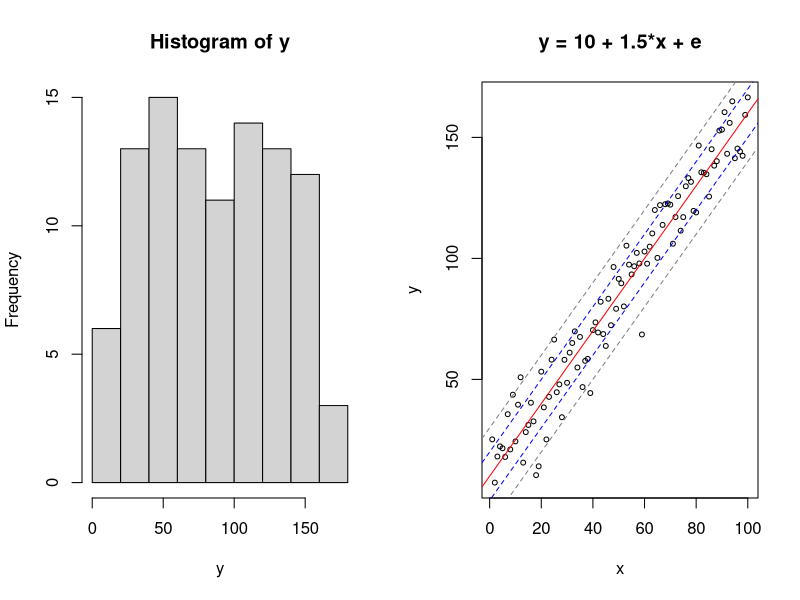
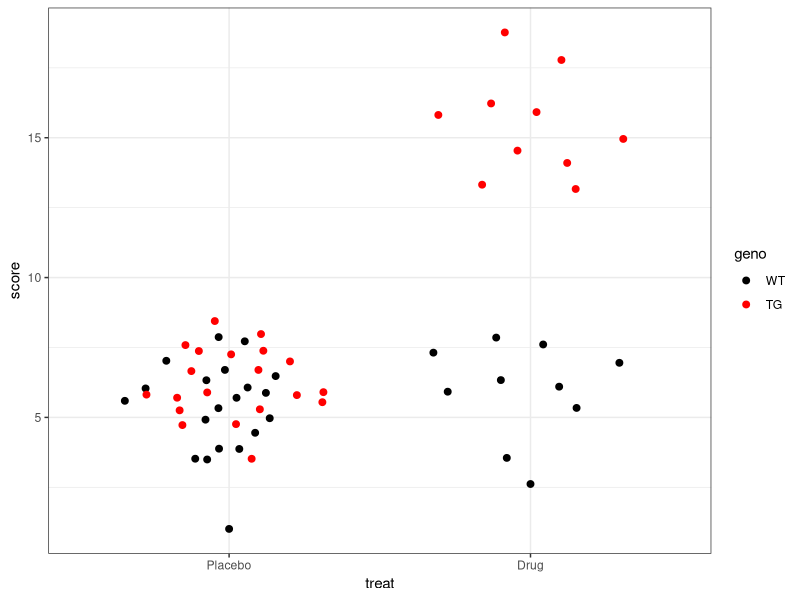
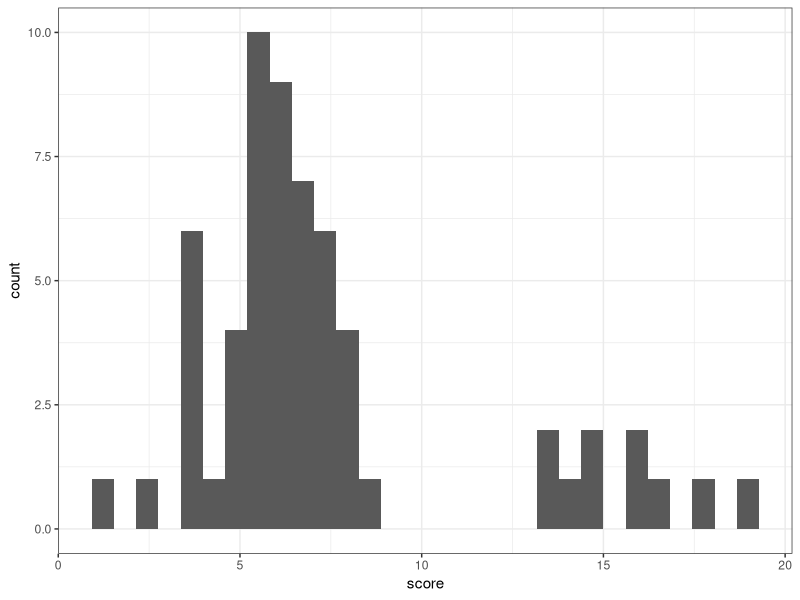
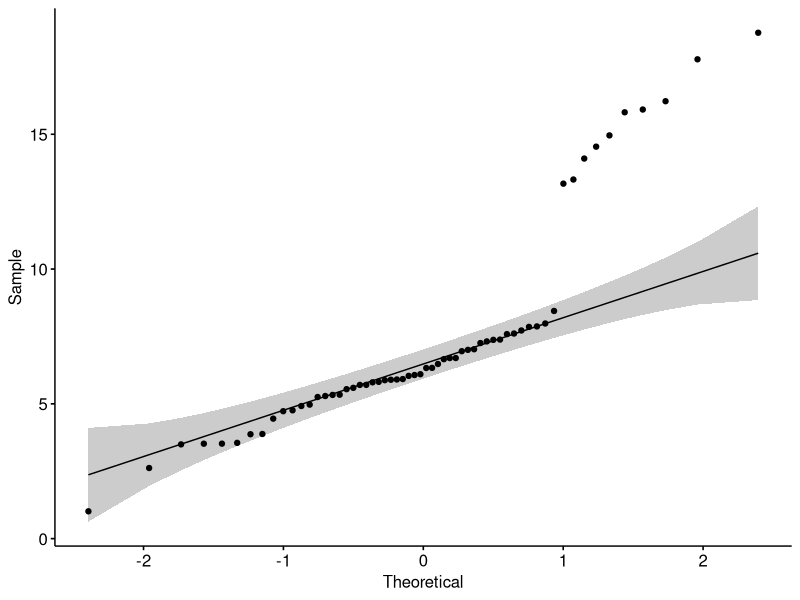
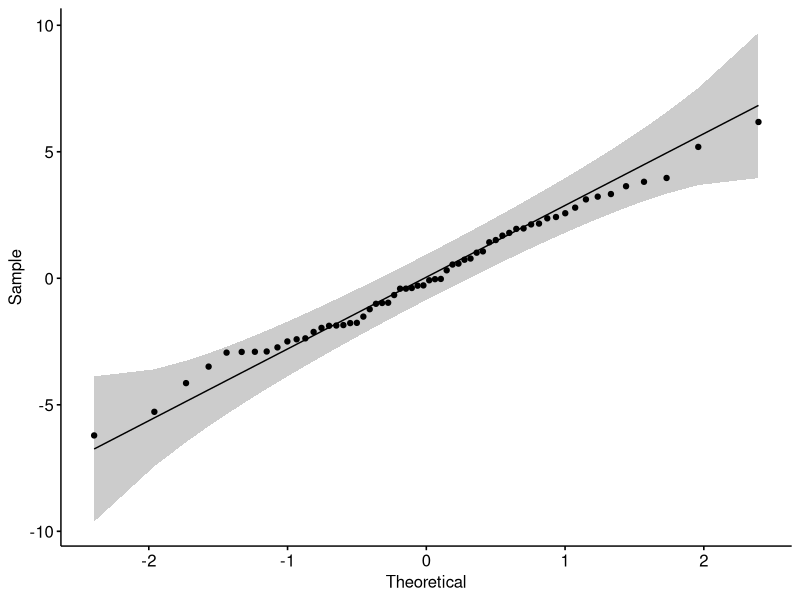
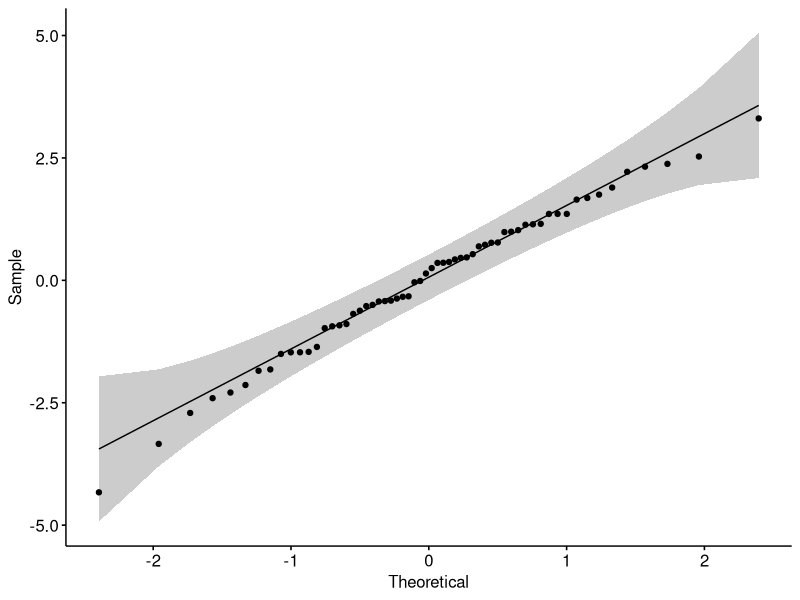
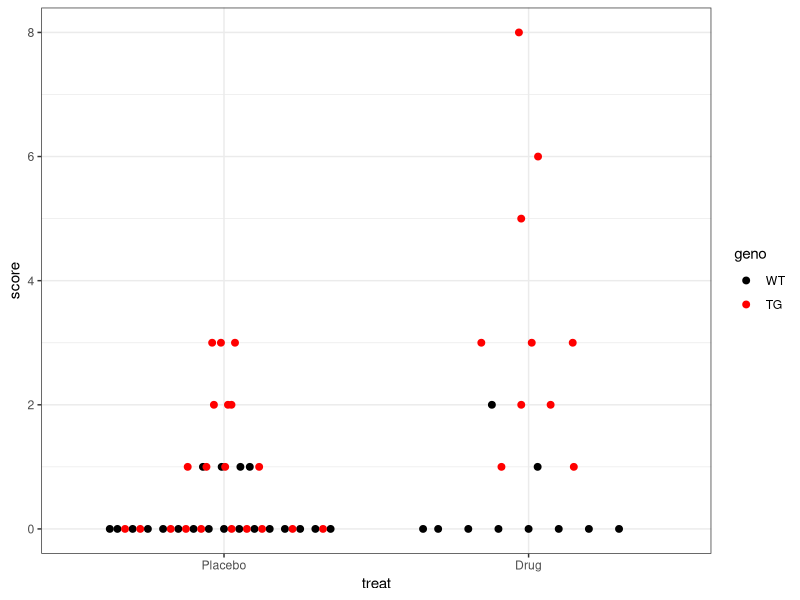
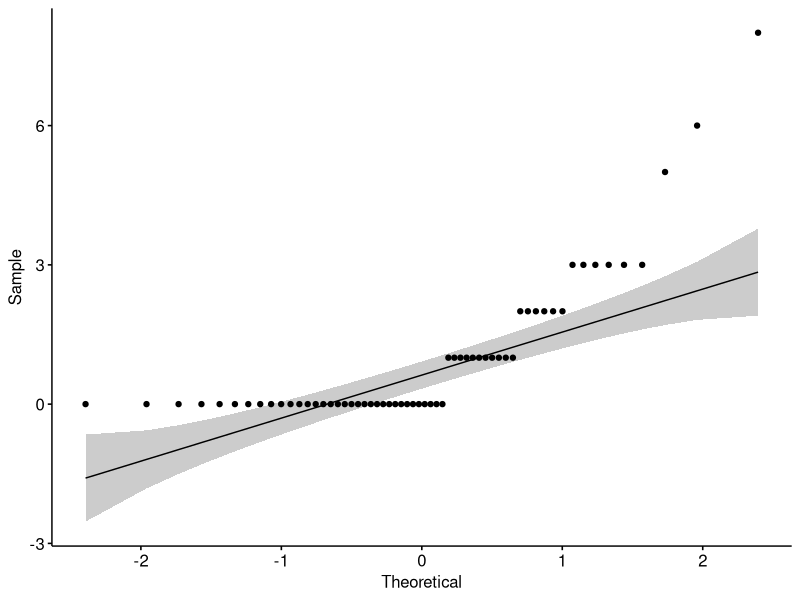

Generate these figures, in order, with R:
## ---- chunk 1
knitr::opts_chunk$set(echo = FALSE, message = FALSE, warning = FALSE)
## ---- chunk 2
library(ggplot2)
library(ggbeeswarm)
library(ggpubr)
library(dplyr)
library(knitr)
## ---- chunk 3
d <- expand.grid(treat = c(rep(0, 20), rep(1, 10)),
                 geno = c(0,1))

d <- mutate(d, score = 5 + 1.2*treat + geno + 8*treat*geno + rnorm(nrow(d), 0, 2),
            treat = factor(treat, labels = c("Placebo", "Drug")),
            geno = factor(geno, labels = c("WT", "TG")))
## ---- chunk 4
set.seed(42)
x <- 1:100
y <- 10 + 1.5*x + rnorm(100, 0, 10)
par(mfrow = c(1,2))
hist(y)
plot(y ~ x, main = "y = 10 + 1.5*x + e", cex = 0.65)
abline(10,1.5, col = "red")
abline(20, 1.5, col = "blue", lty = 2)
abline(0, 1.5, col = "blue", lty = 2)
abline(-10, 1.5, col = "grey50", lty = 2)
abline(30, 1.5, col = "grey50", lty = 2)


## ---- chunk 5
d <- expand.grid(treat = c(rep(0, 20), rep(1, 10)),
                 geno = c(0,1))
set.seed(1)
d <- mutate(d, score = 5 + 1.2*treat + geno + 8*treat*geno + rnorm(nrow(d), 0, 1.8),
            treat = factor(treat, labels = c("Placebo", "Drug")),
            geno = factor(geno, labels = c("WT", "TG")))

ggplot(d, aes(x = treat, y = score, colour = geno)) +
  geom_quasirandom(size = 2) +
  scale_colour_manual(values = c("black", "red")) +
  theme_bw()

## ---- chunk 6
ggplot(d, aes(x = score)) +
  geom_histogram() +
  theme_bw()

## ---- chunk 7
shapiro.test(d$score)
## ---- chunk 8
ggqqplot(d$score)
## ---- chunk 9
model1 <- lm(score ~ treat + geno, d)
ggqqplot(resid(model1))
## ---- chunk 10
model2 <- lm(score ~ treat + geno + treat:geno, d)
ggqqplot(resid(model2))
## ---- chunk 11
anova(model2)
## ---- chunk 12
d <- expand.grid(treat = c(rep(0, 20), rep(1, 10)),
                 geno = c(0,1))
set.seed(8)
d <- mutate(d, score = c(rpois(20, 0.3), # WT, placebo
                         rpois(10, 0.3), # WT, drug
                         rpois(20, 0.9), # TG, placebo
                         rpois(10, 4)),  # TG, drug
            treat = factor(treat, labels = c("Placebo", "Drug")),
            geno = factor(geno, labels = c("WT", "TG")))

ggplot(d, aes(x = treat, y = score, colour = geno)) +
  geom_quasirandom(size = 2) +
  scale_colour_manual(values = c("black", "red")) +
  theme_bw()

## ---- chunk 13
ggqqplot(d$score)
## ---- chunk 14
model2 <- lm(score ~ treat + geno + treat:geno, d)
ggqqplot(resid(model2))
## ---- chunk 15
summary(model2)
## ---- chunk 16
nd <- expand.grid(treat = levels(d$treat), geno = levels(d$geno))
k <- predict(model2, nd, se.fit = TRUE)
nd$score = k$fit
nd$lwr95 = k$fit - 1.96*k$se.fit
nd$upr95 = k$fit + 1.96*k$se.fit

ggplot(d, aes(x = treat, y = score, colour = geno)) +
  geom_quasirandom(size = 2, alpha = 0.5) +
  scale_colour_manual(values = c("black", "red")) +
  geom_errorbar(data = nd, aes(ymin = lwr95, ymax = upr95), position = position_dodge(width = 0.2), width = 0.15) +
    geom_point(data = nd, position = position_dodge(width = 0.2), size = 3) +
  theme_bw()

## ---- chunk 17
model3 <- glm(score ~ treat + geno + treat:geno, d, family = "poisson")

## ---- chunk 18
ndp <- expand.grid(treat = levels(d$treat), geno = levels(d$geno))
k <- predict(model3, nd, se.fit = TRUE, type = "link")
ndp$score = exp(k$fit)
ndp$lwr95 = exp(k$fit - 1.96*k$se.fit)
ndp$upr95 = exp(k$fit + 1.96*k$se.fit)


ggplot(d, aes(x = treat, y = score, colour = geno)) +
  geom_quasirandom(size = 2, alpha = 0.5) +
  scale_colour_manual(values = c("black", "red")) +
  geom_errorbar(data = ndp, aes(ymin = lwr95, ymax = upr95), position = position_dodge(width = 0.2), width = 0.15) +
  geom_point(data = ndp, position = position_dodge(width = 0.2), size = 3) +
  theme_bw()

